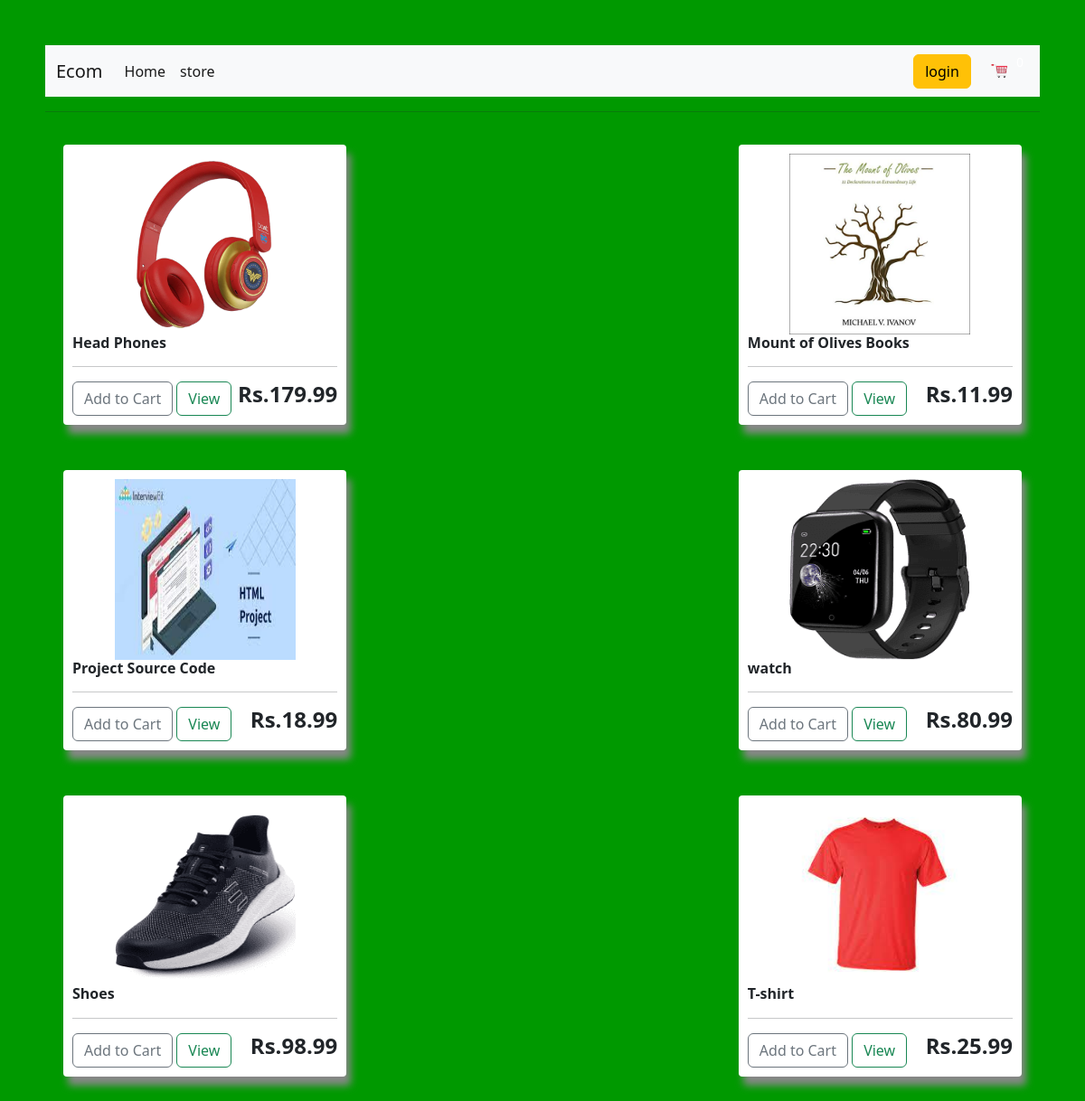
/store/, run on the app's committed database.
### ecomapp/models.py (models this page shows, shortened)
class Product(models.Model):
    name=models.CharField(max_length=200, null=True, blank=True)
    price = models.FloatField()
    digital = models.BooleanField(default=False, null=True, blank=True)
    image = models.ImageField(null=True,blank=True)

### ecomapp/views.py (the view)
# urls.py: path('store/', views.store, name='store'),
def store(request):
    products = Product.objects.all()
    context = {'products':products}
    return render(request, 'ecomapp/store.html', context)

### ecomapp/templates/ecomapp/store.html
{%extends 'ecomapp/index.html'%}
{%load static%}
{%block content%}
<div class="row">
    {%for product in products%}
    <div class="col-lg-4">
        <div class="box-element">
            <div class="thumbnail">
                <div class="image">
                <img src="{{product.image.url}}">
                </div>
            </div>
            <h6><strong>{{product.name}}</strong></h6>
            <hr>
            <button class="btn btn-outline-secondary">Add to Cart</button>
            <a href="#" class="btn btn-outline-success">View</a>
            <h4 style="display:inline-block;float:right"><strong>Rs.{{product.price|floatformat:2}}</strong></h4>
        </div>
    </div>
{%endfor%}
</div>
{%endblock%}

### ecomapp/templates/ecomapp/index.html (shortened to what this page needs)
<!DOCTYPE html>
{%load static%}
<html lang="en">
<head>
    <link href="https://cdn.jsdelivr.net/npm/bootstrap@5.2.0-beta1/dist/css/bootstrap.min.css" rel="stylesheet">
    <link rel="stylesheet" type="text/css" href="{% static 'css/main.css' %}">
</head>
<body>
{%include 'ecomapp/navbar.html'%}
<hr>
<div>
    {%block content%}
    {%endblock%}
</div>
</body>
</html>

### ecomapp/templates/ecomapp/navbar.html (shortened to what this page needs)
{%load static%}
<nav class="navbar navbar-expand-lg navbar-light bg-light">
  <div class="container-fluid">
    <a class="navbar-brand" href="{%url 'index'%}">Ecom</a>
    <div class="collapse navbar-collapse" id="navbarSupportedContent">
      <ul class="navbar-nav me-auto mb-2 mb-lg-0">
        <li class="nav-item">
          <a class="nav-link active" aria-current="page" href="{%url 'index'%}">Home</a>
        </li>
        <li class="nav-item">
          <a class="nav-link active" href="{%url 'store'%}">store</a>
        </li>
      </ul>
<div class ="form-inline my-2 my-lg-0">
          <a href="#" class="btn btn-warning">login</a>
          <a href="{%url 'cart'%}">
          <img id ="cart-icon" src = "{% static 'images/shopping cart.png' %}">
           </a>
  </div>
        <p id="cart-total">0</p>
</nav>

### ecomapp/static/css/main.css (style rules this page uses)
body { background-color: #009900; margin:50px; }
#cart-icon { width:25px; display:inline-block; margin-left:15px; }
.box-element { box-shadow: 5px 10px 8px #888888; background-color:#fff; border-radius:4px; padding:10px; margin-bottom:10px; padding-bottom:10px; }
#cart-total { display:block; text-align:center; color:#fff; border-radius:50%; width:20px; height:25px; font-size:14px; }
.thumbnail { display:flex; justify-content:center; }
.image img { width:200px; height:200px; }
.row { display:flex; justify-content:space-between; }
.col-lg-4 { width:30%; margin:20px; }

### data on the page
Product: image (picture), name "Head Phones", price "179.99"
Product: image (picture), name "Mount of Olives Books", price "11.99"
Product: image (picture), name "Project Source Code", price "18.99"
Product: image (picture), name "watch", price "80.99"
Product: image (picture), name "Shoes", price "98.99"
Product: image (picture), name "T-shirt", price "25.99"
